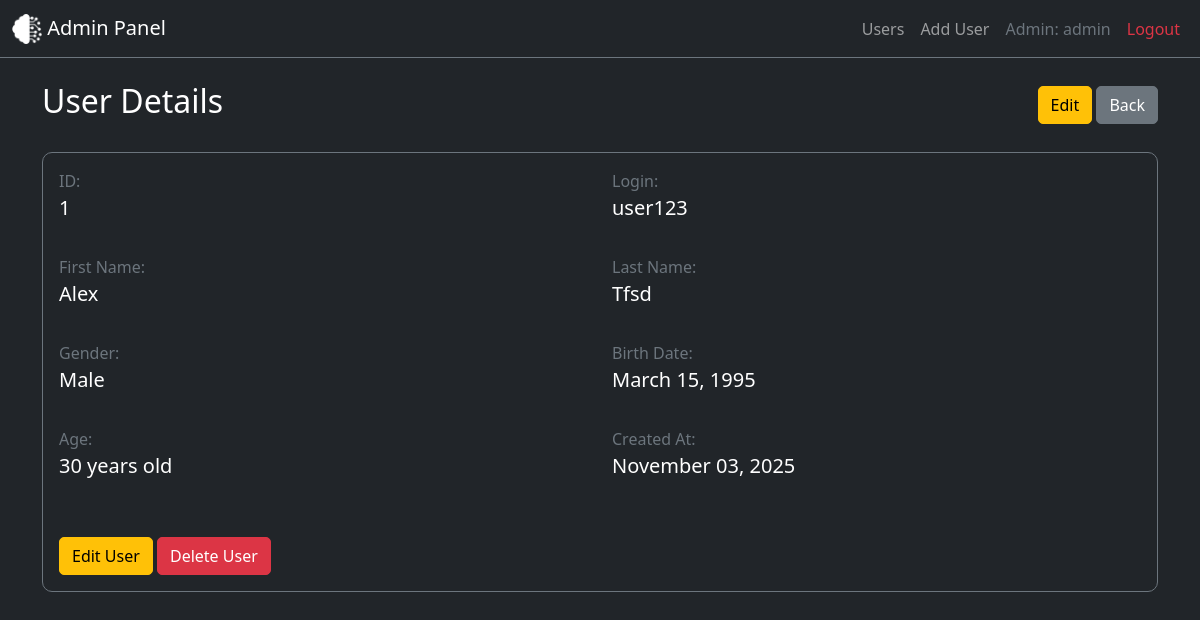
The page /user_view.php?id=1 (signed in) on the database its author committed.
### tables this page shows
CREATE TABLE `users` (
  `id` int NOT NULL,
  `login` varchar(50) NOT NULL,
  `password` varchar(255) NOT NULL,
  `first_name` varchar(100) NOT NULL,
  `last_name` varchar(100) NOT NULL,
  `gender` enum('male','female','other') NOT NULL,
  `birth_date` date NOT NULL,
  `created_at` timestamp NULL DEFAULT CURRENT_TIMESTAMP
);

### user_view.php (the view, shortened to what this page needs)
<?php
require_once('config.php');
$id = $_GET['id'];
$sql = "SELECT * FROM users WHERE id = '$id'";
$result = $conn->query($sql);
$user = $result->fetch_assoc();
$birthDate = new DateTime($user['birth_date']);
$today = new DateTime();
$age = $birthDate->diff($today)->y;
?>
<!DOCTYPE html>
<html lang="en">
<head>
    <link href="css/bootstrap.min.css" rel="stylesheet">
    <link rel="stylesheet" href="style.css">
</head>
<body class="bg-dark">
    <?php include 'header.php'; ?>
    <div class="container mt-4">
        <div class="d-flex justify-content-between align-items-center mb-4">
            <h2 class="text-white">User Details</h2>
            <div>
                <a href="edit_user.php?id=<?php echo $user['id']; ?>" class="btn btn-warning">Edit</a>
                <a href="index.php" class="btn btn-secondary">Back</a>
            </div>
        </div>
        <div class="card bg-dark border-secondary">
            <div class="card-body">
                <div class="row">
                    <div class="col-md-6 mb-3">
                        <label class="text-secondary">ID:</label>
                        <p class="text-white fs-5"><?php echo $user['id']; ?></p>
                    </div>
                    <div class="col-md-6 mb-3">
                        <label class="text-secondary">Login:</label>
                        <p class="text-white fs-5"><?php echo $user['login']; ?></p>
                    </div>
                    <div class="col-md-6 mb-3">
                        <label class="text-secondary">First Name:</label>
                        <p class="text-white fs-5"><?php echo $user['first_name']; ?></p>
                    </div>
                    <div class="col-md-6 mb-3">
                        <label class="text-secondary">Last Name:</label>
                        <p class="text-white fs-5"><?php echo $user['last_name']; ?></p>
                    </div>
                    <div class="col-md-6 mb-3">
                        <label class="text-secondary">Gender:</label>
                        <p class="text-white fs-5"><?php echo ucfirst($user['gender']); ?></p>
                    </div>
                    <div class="col-md-6 mb-3">
                        <label class="text-secondary">Birth Date:</label>
                        <p class="text-white fs-5"><?php echo date('F d, Y', strtotime($user['birth_date'])); ?></p>
                    </div>
                    <div class="col-md-6 mb-3">
                        <label class="text-secondary">Age:</label>
                        <p class="text-white fs-5"><?php echo $age; ?> years old</p>
                    </div>
                    <div class="col-md-6 mb-3">
                        <label class="text-secondary">Created At:</label>
                        <p class="text-white fs-5"><?php echo date('F d, Y', strtotime($user['created_at'])); ?></p>
                    </div>
                </div>
                <div class="mt-4">
                    <a href="edit_user.php?id=<?php echo $user['id']; ?>" class="btn btn-warning">Edit User</a>
                    <a href="delete_user.php?id=<?php echo $user['id']; ?>" class="btn btn-danger" onclick="return confirm('Delete this user?')">Delete User</a>
                </div>
            </div>
        </div>
    </div>
</body>
</html>

### css/style.css (style rules this page uses)
body { background-color: #212529; color: #f8f9fa; min-height: 100vh; }
.bg-dark { background-color: #212529 !important; }
.card { border-radius: 10px; }
.btn { border-radius: 5px; }

### rows shown on the page
users: id "1", login "user123", first_name "Alex", last_name "Tfsd", gender "Male", birth_date "March 15, 1995", created_at "November 03, 2025"

### other values the page prints
$_SESSION['admin']['username'] "admin"
